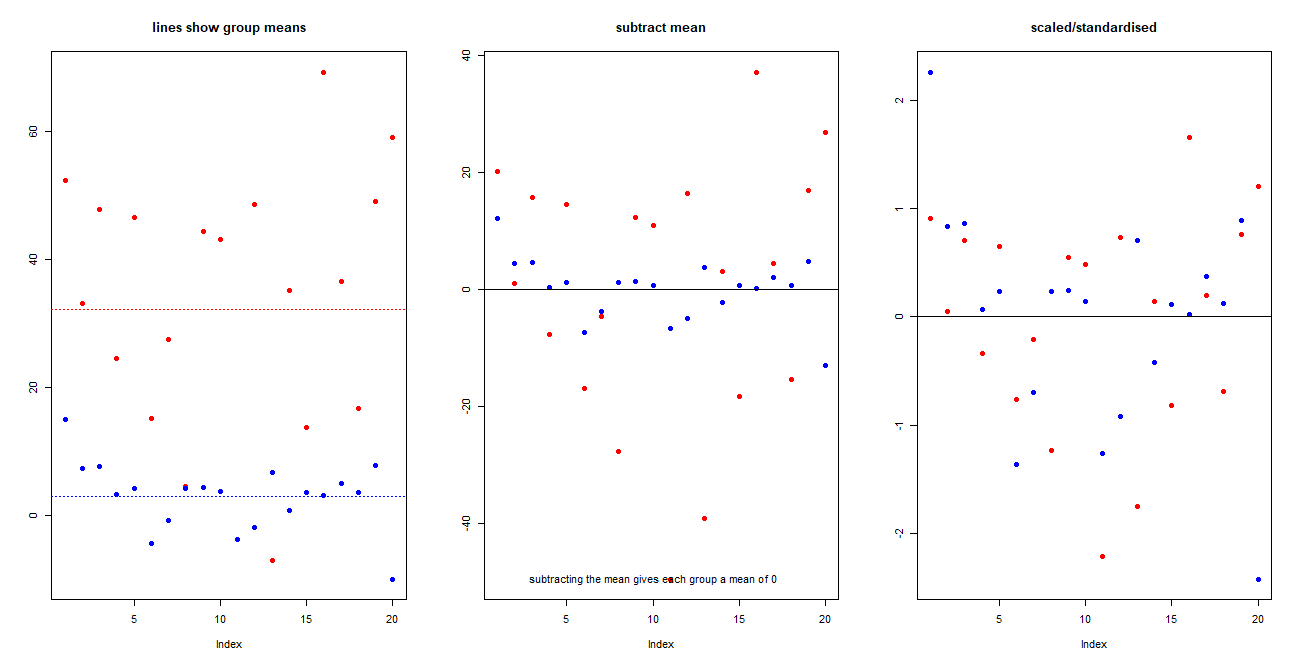

The R source for this figure:



par(mfrow = c(1,3))

large_scale_data <- rnorm( n=20, mean = 30, sd = 20)
small_scale_data <- c( 15, rnorm( n=18, mean = 3, sd = 3 ), -10)

plot(large_scale_data, pch=16, col=2, cex = 1, ylab="", main="lines show group means", 
     ylim = c( min(small_scale_data), max(large_scale_data)  ))
points(small_scale_data, pch=16, col=4, cex = 1)
abline( h = mean(large_scale_data), col=2, lty = 3)
abline( h = mean(small_scale_data), col=4, lty = 3)


subtract_mean_large_scale_data <- large_scale_data - mean(large_scale_data)
subtract_mean_small_scale_data <- small_scale_data - mean(small_scale_data)

plot( subtract_mean_large_scale_data, pch=16, col=2, cex = 1, ylab="", main="subtract mean")
points(subtract_mean_small_scale_data, pch=16, col=4, cex = 1)
abline( h = mean(subtract_mean_large_scale_data))
text( x = 10, y = min( subtract_mean_large_scale_data), 
      labels = "subtracting the mean gives each group a mean of 0")


scaled_large_data <- ( large_scale_data - mean(large_scale_data) ) / sd(large_scale_data) 
scaled_small_data <- ( small_scale_data - mean(small_scale_data) ) / sd(small_scale_data)

scaled_large_data - scale(large_scale_data)   # this is what the R function scale() with default 
                                              # parameters does


plot( scaled_small_data, pch=16, col=4, cex=1, ylab="", main="scaled/standardised")
points( scaled_large_data, pch = 16, col=2, cex=1)
abline( h = 0)
